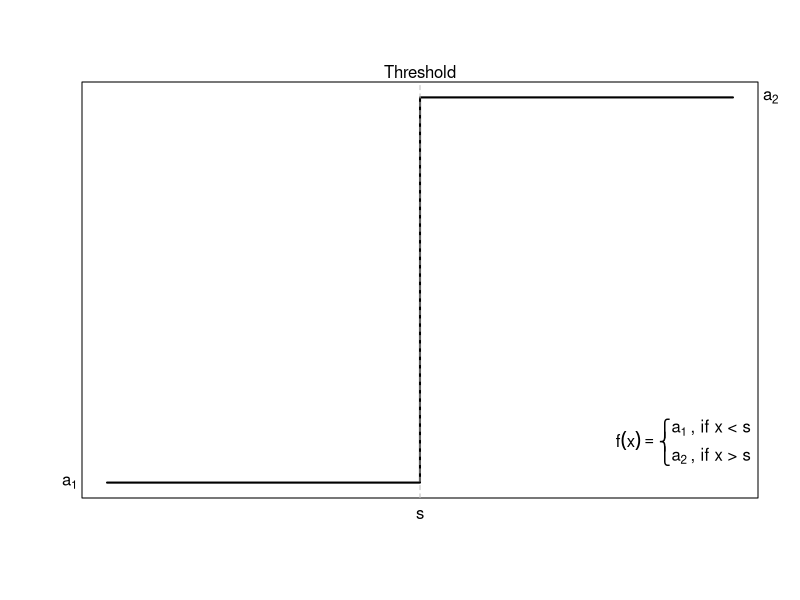
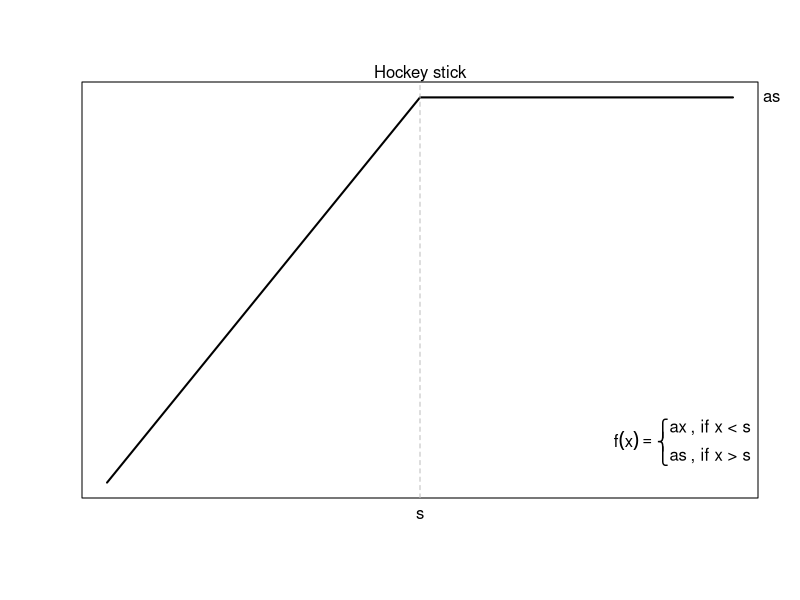
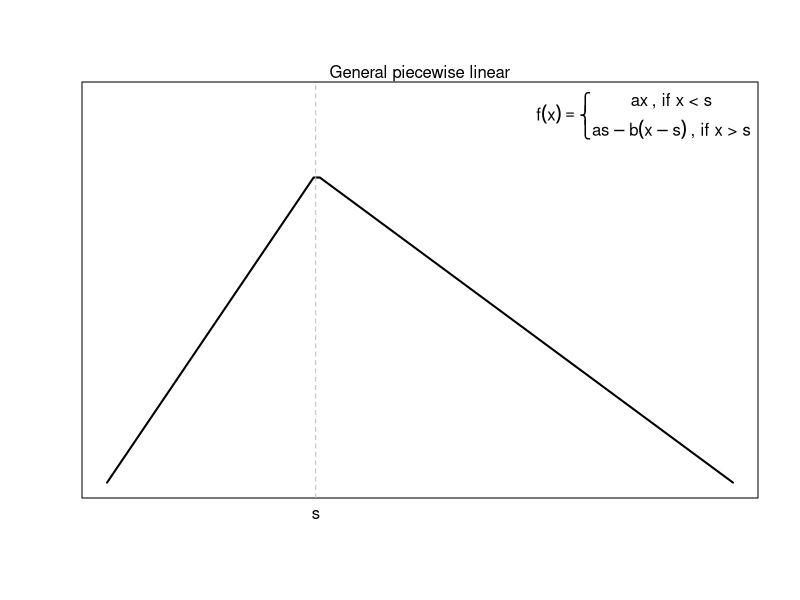
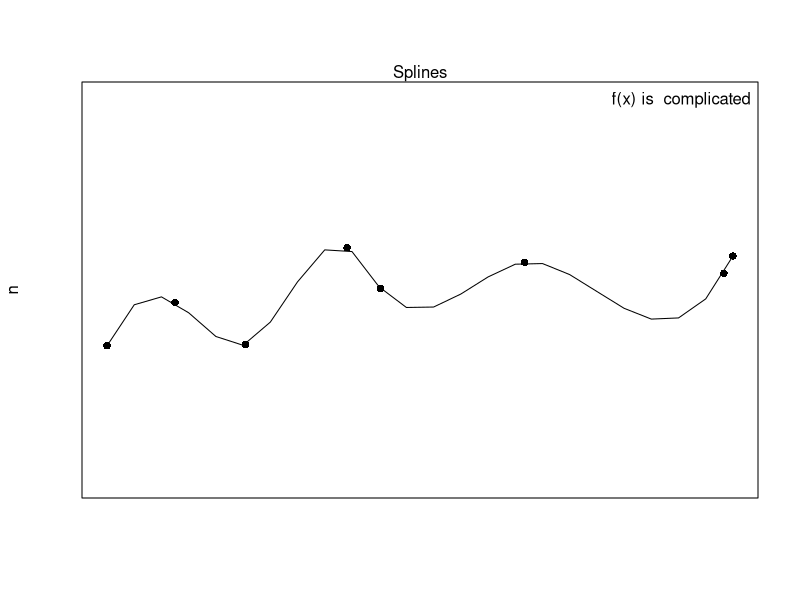
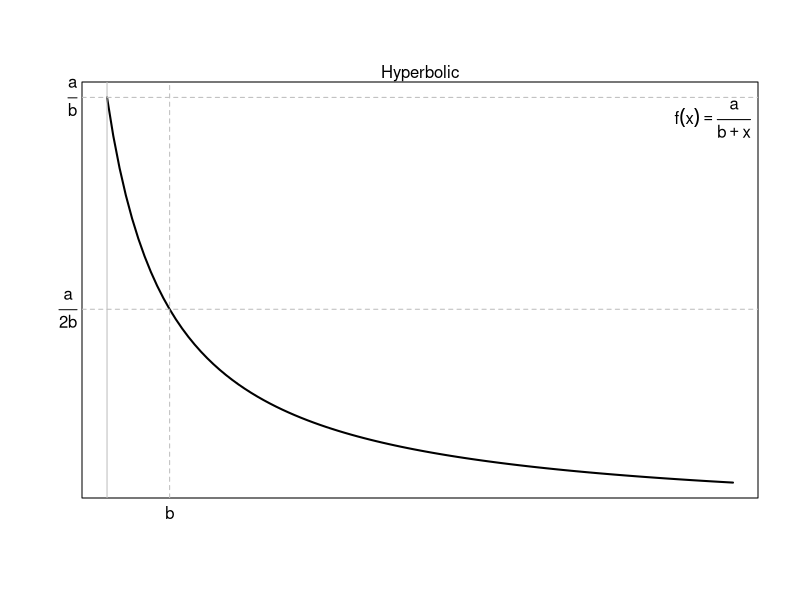
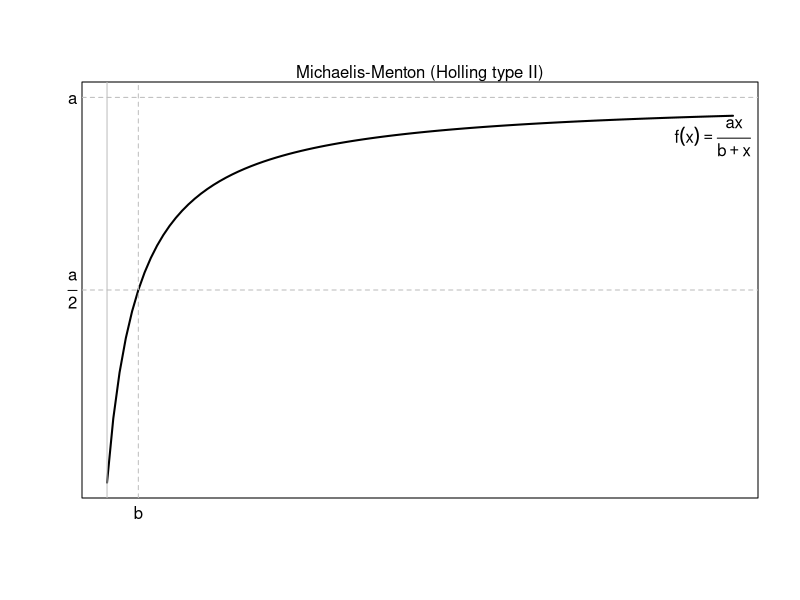
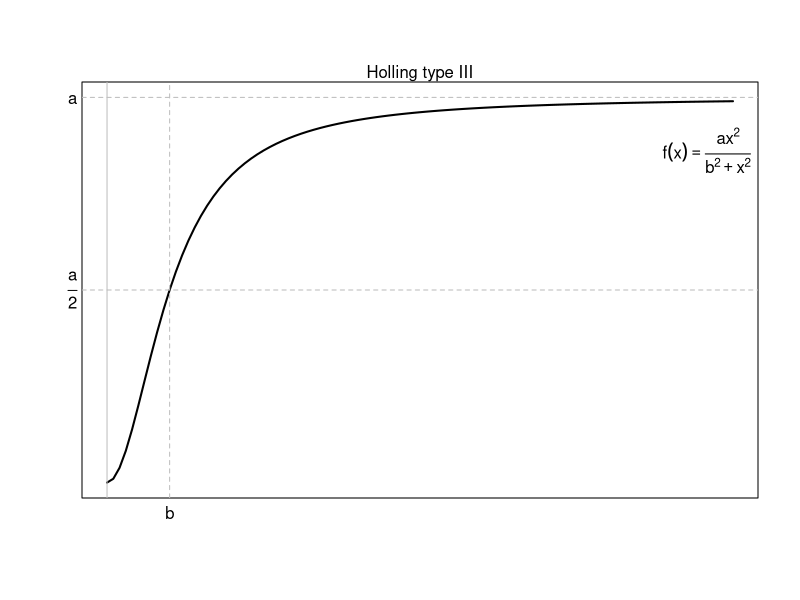
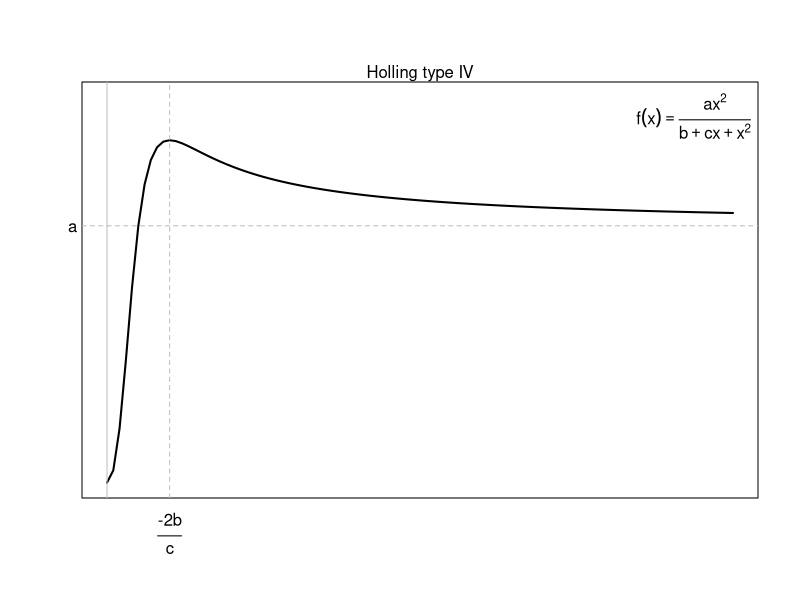

The R script that drew these images, in order:
###################################################
#          ecological functions, graphed          #
#           adapted from B. Bolker, 2008          #
#                                                 #
# 0. print directory, parameter values, and par() #
#         1. piecewise polynomial functions       #
#            2. rational functions                #
#           3. exponential functions              #
#            4. power-law functions               #
#                                                 #
# *note to run 0 before anything                  #
#                                                 #
#                        ~written by isadore nabi #
###################################################

# 0. print directory, parameter values, and par()
	print.dir <- "/Users/christophermoore/Projects/Ecological functions"
	setwd(print.dir)
	a1 <- 1
	a2 <- 2
	s <- 5
	a <- 1
	b <- 1
	c <- -1

	four.panel.par <- par(mfrow = c(2,2) , mar = c(2 , 1 , 1 , 1) , oma = c(2,2,4,2))


# 1. piecewise polynomial functions
	pdf("PiecewisePolynomialFunctions.pdf")
	four.panel.par
	# threshold
	threshold <- function(a1 , a2 , s , x){
		ifelse(x < s , a1 , a2)
		}
	curve(threshold(a1 = a1 , a2 = a2 , s = s , x = x) , from = 0 , to = 10 , n = 10000 , xaxt = "n" , xlab = "" , yaxt = "n" , ylab = "" , lwd = 2)
	mtext("Threshold" , side = 3)
	abline(v = s , col = "grey" , lty = 2)
	mtext("s" , side = 1 , at = s , line = 0.25)
	mtext(expression(a[1]) , side = 2 , at = a1 , line = 0.25 , las = 1)
	mtext(expression(a[2]) , side = 4 , at = a2 , line = 0.25 , las = 1)
	legend("bottomright" , legend = expression(f(x)==bgroup("{",atop(a[1]~", if x < s",a[2]~", if x > s"),"")) , bty = "n" , adj = c(0,-.25))
	#hockey stick
	hockeystick <- function(a , s , x){
		ifelse(x < s , a*x , a*s)
		}
	curve(hockeystick(a = a , s = s , x = x) , from = 0 , to = 10 , xaxt = "n" , xlab = "" , yaxt = "n" , ylab = "" , lwd = 2)
	mtext("Hockey stick" , side = 3)
	abline(v = s , col = "grey" , lty = 2)
	mtext("s" , side = 1 , at = s , line = 0.25)
	mtext(expression(a*s) , side = 4 , at = a*s , line = 0.25 , las = 1)
	legend("bottomright" , legend = expression(f(x)==bgroup("{",atop(a*x~", if x < s",a*s~", if x > s"),"")) , bty = "n" , adj = c(0,-.25))
	#general piecewise linear
	b <- 0.5
	genpiecelin <- function(a , s , b , x){
		ifelse(x < s , a*x , a*s-b*(x-s))
		}
	curve(genpiecelin(a = a , s = s , b = b , x = x) , from = 0 , to = 15 , xaxt = "n" , xlab = "" , yaxt = "n" , ylab = "" , lwd = 2 , ylim = c(0 , a*s*1.25))
	mtext("General piecewise linear" , side = 3)
	abline(v = s , col = "grey" , lty = 2)
	mtext("s" , side = 1 , at = s , line = 0.25)
	legend("topright" , legend = expression(f(x)==bgroup("{",atop(a*x~", if x < s",a*s-b*(x-s)~", if x > s"),"")) , bty = "n" , adj = c(0,.2))
	# spline
	x <- c(runif(8 , 0 , 10))
	y <- c(runif(8 , 0 , 10))
	plot(x,y , ylim = c(-10,20) , pch = 16 , xaxt = "n" , yaxt = "n", frame = T , xlab = "" , ylab = "n")
	mtext("Splines" , side = 3)
	lines(spline(x,y))
	legend("topright" , legend = "f(x) is  complicated" , bty = "n" , adj = c(0,.2))
	mtext("Piecewise polynomial functions" , side = 3 , outer = T , line = 1)
	dev.off()

# 2. rational functions
	pdf("RationalFunctions.pdf")
	four.panel.par
	# hyperbolic
	b <- 1
	hyperbolic <- function(a , b , x){
		y <- a/(b + x)
		}
	curve(hyperbolic(a = a , b = b , x = x) , from = 0 , to = 10 , xaxt = "n" , xlab = "" , yaxt = "n" , ylab = "" , lwd = 2)
	mtext("Hyperbolic" , side = 3)
	abline(v = 0 , col = "grey")
	abline(v = b , col = "grey" , lty = 2)
	abline(h = c(a/2 , a/b) , col = "grey" , lty = 2)
	mtext("b" , side = 1 , at = b , line = 0.25)
	mtext(expression(over(a,2*b)) , side = 2 , at = a/2*b , las = 1 , line = 0.25)
	mtext(expression(over(a,b)) , side = 2 , at = a/b , las = 1 , line = 0.25)
	legend("topright" , legend = expression(f(x) == frac(a, b + x)) , bty = "n")
	#michaelis-menton
	michaelismenton <- function(a , b , x){
		y <- (a*x)/(b + x)
		}
	curve(michaelismenton(a = a , b = b , x = x) , from = 0 , to = 20 , xaxt = "n" , xlab = "" , yaxt = "n" , ylab = "" , lwd = 2 , ylim = c(0,a) )
	mtext("Michaelis-Menton (Holling type II)" , side = 3)
	abline(v = 0 , col = "grey")
	abline(v = b , col = "grey" , lty = 2)
	abline(h = c(a/2 , a) , col = "grey" , lty = 2)
	mtext("b" , side = 1 , at = b , line = 0.25)
	mtext(expression(over(a,2)) , side = 2 , at = a/2 , las = 1 , line = 0.25)
	mtext("a" , side = 2 , at = a , las = 1 , line = 0.25)
	legend("topright" , legend = expression(f(x) == frac(ax, b + x)) , bty = "n" , adj = c(0,1))
	# holling type iii
	hollingIII <- function(a , b , x){
		y <- (a*x)^2/(b^2 + x^2)
		}
	curve(hollingIII(a = a , b = b , x = x) , from = 0 , to = 10 , xaxt = "n" , xlab = "" , yaxt = "n" , ylab = "" , lwd = 2 , ylim = c(0,a))
	mtext("Holling type III" , side = 3)
	abline(v = 0 , col = "grey")
	abline(v = b , col = "grey" , lty = 2)
	abline(h = c(a/2 , a) , col = "grey" , lty = 2)
	mtext("b" , side = 1 , at = b , line = 0.25)
	mtext(expression(over(a,2)) , side = 2 , at = a/2 , las = 1 , line = 0.25)
	mtext("a" , side = 2 , at = a , las = 1 , line = 0.25)
	legend("topright" , legend = expression(f(x) == frac(ax^2, b^2 + x^2)) , bty = "n" , adj = c(0,1))
	# holling type iv
	hollingIV <- function(a , b , c , x){
		y <- a*x^2/(b + c*x + x^2)
		}
	curve(hollingIV(a = a , b = b , c = c , x = x) , from = 0 , to = 20 , xaxt = "n" , xlab = "" , yaxt = "n" , ylab = "" , lwd = 2 , ylim = c(0 , 1.5*a))
	mtext("Holling type IV" , side = 3)
	abline(v = 0 , col = "grey")
	abline(v = (-2*b/c) , col = "grey" , lty = 2)
	abline(h = c(a) , col = "grey" , lty = 2)
	mtext(text = expression(over("-2b",c)) , side = 1 , at = (-2*b/c) , line = 2)
	mtext("a" , side = 2 , at = a , las = 1 , line = 0.25)
	legend("topright" , legend = expression(f(x) == frac(ax^2, b + cx + x^2)) , bty = "n" , adj = c(0,.25))
	mtext("Rational functions" , side = 3 , outer = T , line = 1)
	dev.off()

# 3. exponential functions
	pdf("ExponentialFunctions.pdf")
	four.panel.par	
	b <- 1
	#negative expoential
	negativeexponential <- function(a , b , x){
		y <- a*exp(-b*x)
		}
	curve(negativeexponential(a = a , b = b , x = x) , from = 0 , to = 5 , xaxt = "n" , xlab = "" , yaxt = "n" , ylab = "" , lwd = 2)
	mtext("Negative exponential" , side = 3)
	abline(v = 0 , col = "grey")
	abline(v = (1/b) , col = "grey" , lty = 2)
	abline(h = c(a , (a/exp(1))) , col = "grey" , lty = 2)
	mtext(expression(frac(1,b)) , side = 1 , at = (1/b) , line = 2)
	mtext(expression(frac(a,italic(e))) , side = 2 , at = (a/exp(1)) , las = 1 , line = 0.25)
	mtext("a" , side = 2 , at = a , las = 1 , line = 0.25)
	legend("right" , legend = expression(f(x) == a*italic(e)^-bx) , bty = "n")
	# monomolecular
	monomolecular <- function(a , b , x){
		y <- a*(1-exp(-b*x))
		}
	curve(monomolecular(a = a , b = b , x = x) , from = 0 , to = 10 , xaxt = "n" , xlab = "" , yaxt = "n" , ylab = "" , lwd = 2 , ylim = c(0,a) )
	mtext("Monomolecular" , side = 3)
	abline(v = 0 , col = "grey")
	abline(h = a , col = "grey" , lty = 2)
	mtext("a" , side = 2 , at = a , las = 1 , line = 0.25)
	legend("right" , legend = expression(f(x) == a*(1-italic(e)^-bx)) , bty = "n" , adj = c(0,1))
	# ricker
	ricker <- function(a , b , x){
		y <- a*x*exp(-b*x)
		}
	curve(ricker(a = a , b = b , x = x) , from = 0 , to = 10 , xaxt = "n" , xlab = "" , yaxt = "n" , ylab = "" , lwd = 2 )
	mtext("Ricker" , side = 3)
	abline(v = 0 , col = "grey")
	abline(v = 1/b , col = "grey" , lty = 2)
	abline(h = a/b/exp(1) , col = "grey" , lty = 2)
	mtext(expression(frac(1,b)) , side = 1 , at = 1/b , line = 2)
	mtext(expression(over(a,b)~italic(e)^-1) , side = 2 , at = a/b/exp(1) , las = 1 , line = 0.25)
	legend("right" , legend = expression(f(x) == a*x*italic(e)^-bx) , bty = "n" , adj = c(0,1))
	# logistic
	logisitic <- function(a , b , x){
		y <- exp(a+(b*x))/(1 + exp(a+(b*x)))
		}
	b <- 1
	curve(logisitic(a = a , b = b , x = x) , from = -5 , to = 5 , xaxt = "n" , xlab = "" , yaxt = "n" , ylab = "" , lwd = 2 , ylim = c(0,1))
	mtext("Logistic" , side = 3)
	abline(v = (-a/b) , col = "grey" , lty = 2)
	abline(h = c(0.5,1) , col = "grey" , lty = 2)
	mtext(text = expression(over("-a",b)) , side = 1 , at = (-a/b) , line = 2)
	mtext(expression(frac(1,2)) , side = 2 , at = 0.5 , las = 1 , line = 0.25)
	mtext(1 , side = 2 , at = 1 , line = 0.25 , las = 1)
	legend("bottomright" , legend = expression(f(x) == frac(italic(e)^"a+bx",1+italic(e)^"a+bx")) , bty = "n" , adj = c(0,.25))
	mtext("Exponential functions" , side = 3 , outer = T , line = 1)
	dev.off()


# 4. power-law functions
	setwd(print.dir)
	pdf("Power-LawFunctions.pdf")
	four.panel.par
	# power-law
	powerlaw <- function(a , b , x){
		y <- a*x^b
		}
	b <- -2
	curve(powerlaw(a = a , b = b , x = x) , from = 0 , to = 5 , xaxt = "n" , xlab = "" , yaxt = "n" , ylab = "" , lwd = 2 , lty = 3 , ylim = c(0,5))
	b <- 0.5
	curve(powerlaw(a = a , b = b , x = x) , from = 0 , to = 5 , xaxt = "n" , xlab = "" , yaxt = "n" , ylab = "" , lwd = 2 , add = T , lty = 2)
	b <- 2
	curve(powerlaw(a = a , b = b , x = x) , from = 0 , to = 5 , xaxt = "n" , xlab = "" , yaxt = "n" , ylab = "" , lwd = 2 , add = T)
	mtext("Power laws" , side = 3)
	abline(v = 0 , col = "grey")
	abline(v = 1 , col = "grey" , lty = 2)
	abline(h = a , col = "grey" , lty = 2)
	mtext(1 , side = 1 , at = 1 , line = 0.25)
	mtext("a" , side = 2 , at = a , las = 1 , line = 0.25)
	legend("topright" , legend = c("b<0","0<b<1","b>1") , bty = "n" , lty = c(3,2,1))
	legend("right" , legend = expression(f(x) == a*x^b) , bty = "n" , adj = c(0.25,0))
	# von bertalanffy
	vonbertalanffy <- function(a , k , d , x){
		y <- a*(1-exp(-k*(a-d)*x))^(1/(1-d))
		}
	a <-1
	d <- 2/3
	k <- .5
	curve(vonbertalanffy(a = a , k = k , d = d , x = x) , from = 0 , to = 30 , xaxt = "n" , xlab = "" , yaxt = "n" , ylab = "" , lwd = 2 , ylim = c(0,a))
	mtext("Von Bertalanffy" , side = 3)
	abline(v = 0 , col = "grey")
	abline(h = a , col = "grey" , lty = 2)
	mtext("a" , side = 2 , at = a , las = 1 , line = 0.25)
	legend("bottomright" , legend = expression(f(x) == a(1-italic(e)^-k(a-d))^frac(1,1-d)) , bty = "n" , adj = c(0,0))
	# shepherd, hassell
	shepherd <- function(a , b , c , x){
		y <- (a*x) / (b+x^c)
		}
	hassel <- function(a , b , c , x){
		y <- (a*x) / (b+x)^c
		}
	c <- 1.5
	curve(shepherd(a = a , b = b , c = c , x = x) , from = 0 , to = 10 , xaxt = "n" , xlab = "" , yaxt = "n" , ylab = "" , lwd = 2)
	curve(hassel(a = a , b = b , c = c , x = x) , from = 0 , to = 10 , xaxt = "n" , xlab = "" , yaxt = "n" , ylab = "" , lwd = 2 , add = T , lty = 2)
	mtext("Shepherd, Hassell" , side = 3)
	abline(v = 0 , col = "grey")
	legend("bottomright" , legend = c(expression(f(x) == frac(a*x , b + x^c)) , expression(f(x) == frac(a*x , (b + x)^c))) , bty = "n" , y.intersp = 1.5)
	# non-rectangular hyperbola
	nonrectangularhyperbola <- function(a , theta , p , x){
		y <- (1/2*theta)*(a*x + p - ((((a*x)+p)^2)-(4*theta*a*x*p))^0.5 )
		}
	p <- 1
	theta <- 0.5
	curve(nonrectangularhyperbola(a = a , theta = theta , p = p , x = x) , from = 0 , to = 100 , xaxt = "n" , xlab = "" , yaxt = "n" , ylab = "" , lwd = 2)
	mtext("Non-rectangular hyperbola" , side = 3)
	abline(v = 0 , col = "grey")
	legend("bottomright" , legend = expression(f(x) == frac(1,2~theta)~(alpha*x + p[max] - sqrt((alpha*x+p[max])^2-4*theta*alpha*x*p[max]))) , bty = "n" , adj = c(0,-0.1) , cex = 0.85)
	mtext("Power-law functions" , side = 3 , outer = T , line = 1)
	dev.off()
